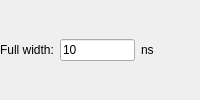
       <widget class="QWidget" name="page_4">
        <layout class="QHBoxLayout" name="horizontalLayout_22">
         <property name="leftMargin">
          <number>0</number>
         </property>
         <property name="topMargin">
          <number>0</number>
         </property>
         <property name="rightMargin">
          <number>0</number>
         </property>
         <property name="bottomMargin">
          <number>0</number>
         </property>
         <item>
          <widget class="QLabel" name="label_5">
           <property name="text">
            <string>Full width:</string>
           </property>
          </widget>
         </item>
         <item>
          <widget class="QLineEdit" name="ledTimeSpreadWidth">
           <property name="maximumSize">
            <size>
             <width>75</width>
             <height>16777215</height>
            </size>
           </property>
           <property name="text">
            <string>10</string>
           </property>
          </widget>
         </item>
         <item>
          <widget class="QLabel" name="label_7">
           <property name="text">
            <string>ns</string>
           </property>
          </widget>
         </item>
         <item>
          <spacer name="horizontalSpacer_14">
           <property name="orientation">
            <enum>Qt::Horizontal</enum>
           </property>
           <property name="sizeHint" stdset="0">
            <size>
             <width>40</width>
             <height>20</height>
            </size>
           </property>
          </spacer>
         </item>
        </layout>
       </widget>
